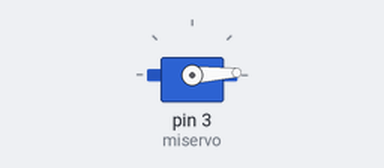
This sketch was run on a simulated Arduino Uno, built with avr-gcc and run on an emulated ATmega328P. Shown: servo.

Above: at 0.05 s.
At 1.3 s:
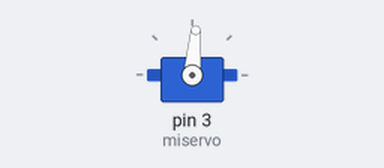
At 2.6 s:
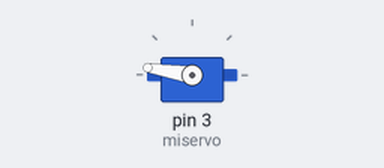
At 5.2 s:
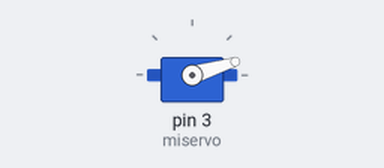
Timing chart, 0 to 7.1 s (numbered marks = the images above):
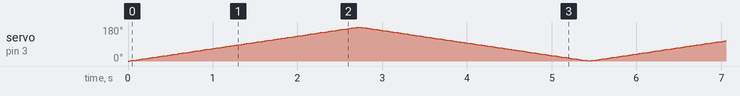

The sketch:

servo.ino
```cpp
#include <Servo.h>
Servo miservo;
int i = 0;
void setup() {
       miservo.attach(3);
}
void loop(){
      //Va de 0 a 180 grados en pasos de un grado
      for(i = 0; i < 180; i++)   {
                 miservo.write(i);
                 //Esperamos a que el servo alcance la nueva posición
                 delay(15);
      }
      //De 180 a 0
      for(i = 180; i>=1; i--) {
        miservo.write(i);
        delay(15);
      }
}
```
